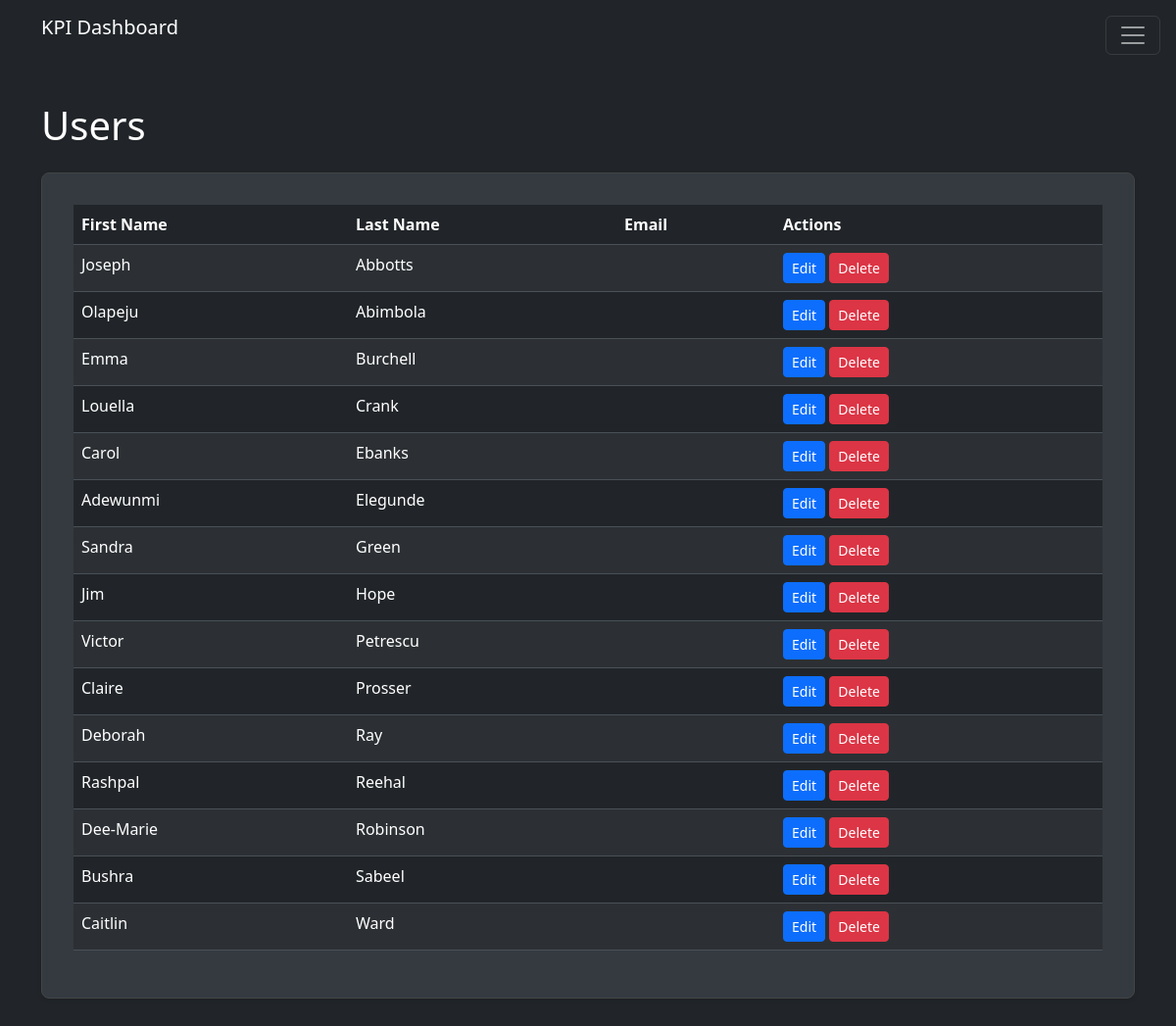
The app's page /admin/pages/users.php with its own data.
### tables this page shows
CREATE TABLE `users` (
  `id` int(11) NOT NULL,
  `first_name` varchar(50) NOT NULL,
  `last_name` varchar(50) NOT NULL,
  `email` varchar(100) DEFAULT NULL,
  `created_at` timestamp NULL DEFAULT current_timestamp()
);

### includes/classes/Database.php (called while the page is built, shortened)
<?php
class Database {
    private static $instance = null;
    private $connection = null;
    private function __construct() {
        try {
            $this->connection = new PDO(
                "mysql:host=" . DB_HOST . ";dbname=" . DB_NAME,
                DB_USER,
                DB_PASS,
                [PDO::ATTR_ERRMODE => PDO::ERRMODE_EXCEPTION]
            );
        } catch (PDOException $e) {
            error_log("Database Connection Error: " . $e->getMessage());
            throw new Exception("Database connection failed");
        }
    }
    public static function getInstance() {
        if (self::$instance === null) {
            self::$instance = new self();
        }
        return self::$instance;
    }
    public function query($sql, $params = []) {
        try {
            $stmt = $this->connection->prepare($sql);
            $stmt->execute($params);
            return $stmt;
        } catch (PDOException $e) {
            error_log("Query Error: " . $e->getMessage());
            throw new Exception("Database query failed");
        }
    }
}

### public/admin/pages/users.php (the view, shortened to what this page needs)
<?php
require_once $_SERVER['DOCUMENT_ROOT'] . '/public/admin/includes/header.php';
$db = Database::getInstance();
$users = $db->query("SELECT * FROM users ORDER BY last_name")->fetchAll(PDO::FETCH_ASSOC);
?>
<div class="container py-5">
    <h1 class="mb-4">Users</h1>
    <div class="card">
        <div class="card-body">
            <div class="table-responsive">
                <table class="table table-striped">
                    <thead>
                        <tr>
                            <th>First Name</th>
                            <th>Last Name</th>
                            <th>Email</th>
                            <th>Actions</th>
                        </tr>
                    </thead>
                    <tbody>
                        <?php foreach ($users as $user): ?>
                        <tr>
                            <td><?php echo htmlspecialchars($user['first_name']); ?></td>
                            <td><?php echo htmlspecialchars($user['last_name']); ?></td>
                            <td><?php echo htmlspecialchars($user['email']); ?></td>
                            <td>
                                <a href="<?php echo SITE_URL; ?>/admin/pages/users/edit.php?id=<?php echo $user['id']; ?>" class="btn btn-sm btn-primary">Edit</a>
                                <a href="<?php echo SITE_URL; ?>/admin/pages/users/delete.php?id=<?php echo $user['id']; ?>" class="btn btn-sm btn-danger" onclick="return confirm('Are you sure you want to delete this user?');">Delete</a>
                            </td>
                        </tr>
                        <?php endforeach; ?>
                    </tbody>
                </table>
            </div>
        </div>
    </div>
</div>
<?php include $_SERVER['DOCUMENT_ROOT'] . '/public/admin/includes/footer.php'; ?>

### public/css/custom.css (style rules this page uses)
body, .navbar-nav .nav-link, .offcanvas-title, .offcanvas-body, .offcanvas-body .nav-link { color: #ffffff !important; }
.card { background-color: #343a40; border: 1px solid #444; border-radius: 0.5rem; box-shadow: 0 2px 4px rgba(0,0,0,0.1); margin-bottom: 1rem; padding: 1rem; }

### records on screen
users: first_name "Joseph", last_name "Abbotts"
users: first_name "Olapeju", last_name "Abimbola"
users: first_name "Emma", last_name "Burchell"
users: first_name "Louella", last_name "Crank"
users: first_name "Carol", last_name "Ebanks"
users: first_name "Adewunmi", last_name "Elegunde"
users: first_name "Sandra", last_name "Green"
users: first_name "Jim", last_name "Hope"
users: first_name "Victor", last_name "Petrescu"
users: first_name "Claire", last_name "Prosser"
users: first_name "Deborah", last_name "Ray"
users: first_name "Rashpal", last_name "Reehal"
users: first_name "Dee-Marie", last_name "Robinson"
users: first_name "Bushra", last_name "Sabeel"
users: first_name "Caitlin", last_name "Ward"

### other values on screen
APP_NAME "KPI Dashboard"
